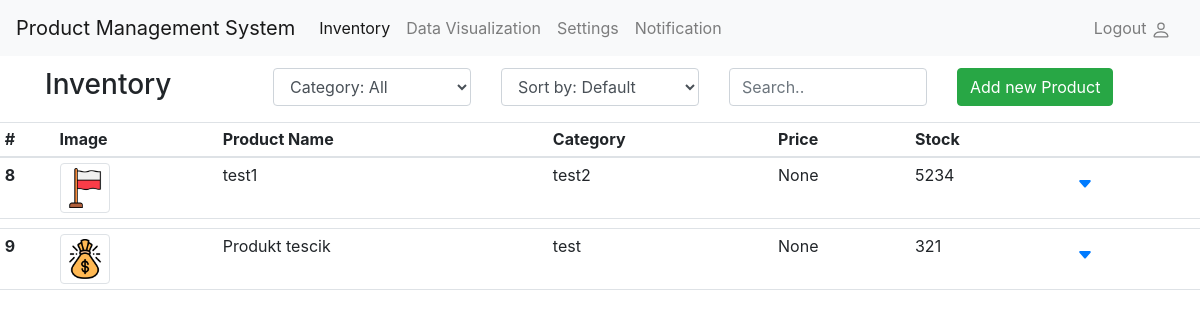
Before: / (signed in) with the older database file.
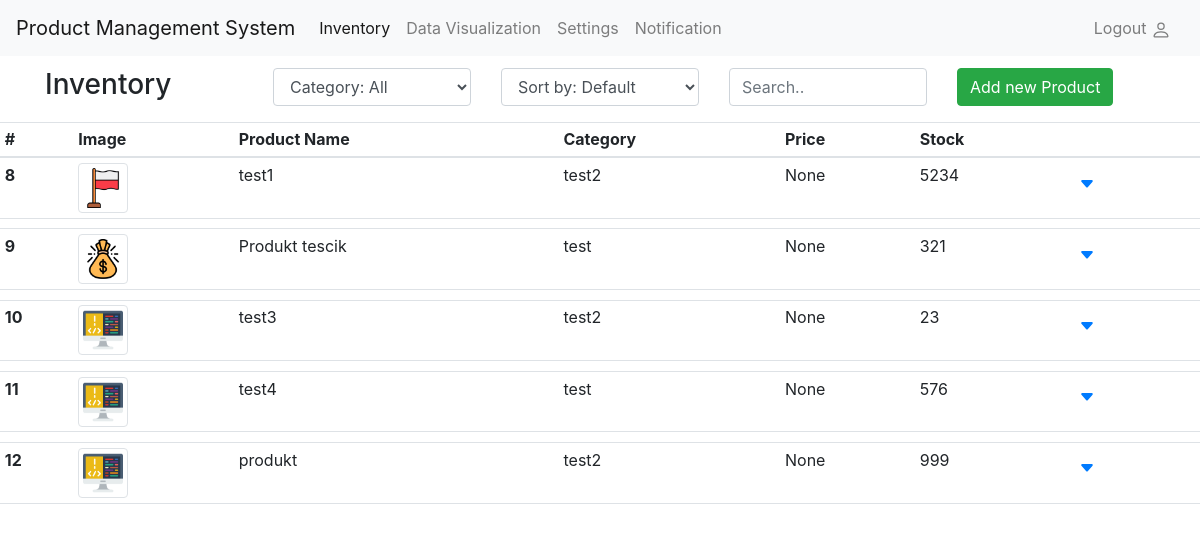
After: the same page with the newer database file.
### inventory/models.py (models this page shows, shortened)
class Product(models.Model):
    image = models.ImageField()
    name = models.CharField(max_length=50)
    category = models.ForeignKey(Category, on_delete=models.CASCADE)
    stock = models.IntegerField()
    selling_price = models.FloatField(blank=True, null=True)
    created_at = models.DateTimeField(auto_now_add=True)
    last_modified_at = models.DateTimeField(auto_now=True)
    sku = models.CharField(max_length=50, blank=True, null=True)
    barcode = models.IntegerField(blank=True, null=True)
    brand = models.CharField(max_length=50, blank=True, null=True)
    tags = models.ManyToManyField(Tag, blank=True, null=True)
    exp_date= models.DateField(auto_now=False, blank=True, null=True)
    manufacturing_price = models.FloatField(blank=True, null=True)

class Category(models.Model):
    name = models.CharField(max_length=30)
    usage_count = models.PositiveIntegerField(default=0)
    def __str__(self):
        return self.name

### inventory/views.py (the view)
# urls.py: path("", views.home_page, name="home"),
@login_required(login_url="login")
def home_page(request):
    products = Product.objects.all()
    categories = Category.objects.all()
    contex={"products":products, "categories":categories, "forms":getForms(products)}
    return render(request, "inventory/list.html", contex)

### inventory/models.py (called while the page is built)
    def __str__(self):
        return self.name

### inventory/views.py (called while the page is built)
def getForms(products):
    forms = {}
    for product in products:
        form = ProductForm(instance=product)
        forms[product.pk] = form
    return forms

### inventory/templates/inventory/list.html (shortened to what this page needs)
{% extends "inventory/base.html" %}
{% block content %}
<div class="container" style="margin-top: 1%; margin-bottom: 1%;">
    <div class="row justify-content-start">
      <div class="col">
        <h3>Inventory</h3>
      </div>
      <div class="col">
        <select id="filterCategory" class="form-control">
            <option selected value="all">Category: All</option>
          </select>
      </div>
      <div class="col">
        <select id="sortBy" class="form-control">
            <option value="default" selected>Sort by: Default</option>
          </select>
      </div>
      <div class="col">
        <input class="form-control" id="myInput" type="text" placeholder="Search..">
      </div>
      <div class="col">
        <a href="{% url 'add_product' %}"><button type="button" class="btn btn-success">Add new Product</button></a>
    </div>
    </div>
</div>
<div class="table-responsive">
    <table class="table table-sm">
        <thead>
            <tr>
                <th scope="col">#</th>
                <th scope="col">Image</th>
                <th scope="col">Product Name</th>
                <th scope="col">Category</th>
                <th scope="col">Price</th>
                <th scope="col">Stock</th>
                <th scope="col"></th>
            </tr>
        </thead>
        <tbody >
            {% for product in products %}
                <tr>
                    <th scope="row">{{ product.id }}</th>
                    <td><img src="{{ product.image.url }}" alt="Product Image" class="img-thumbnail" style="max-width: 50px;"></td>
                    <td>{{ product.name }}</td>
                    <td>{{ product.category }}</td>
                    <td>{{ product.selling_price }}</td>
                    <td>{{ product.stock }}</td>
                    <td>
                        <button class="btn btn-link" data-toggle="collapse" data-target="#collapse{{ product.id }}" aria-expanded="false" aria-controls="collapse{{ product.id }}">
                            <svg xmlns="http://www.w3.org/2000/svg" width="16" height="16" fill="currentColor" class="bi bi-caret-down-fill" viewBox="0 0 16 16">
                                <path d="M7.247 11.14 2.451 5.658C1.885 5.013 2.345 4 3.204 4h9.592a1 1 0 0 1 .753 1.659l-4.796 5.48a1 1 0 0 1-1.506 0z" />
                            </svg>
                        </button>
                    </td>
                </tr>
                <tr>
                    <td colspan="7" >
                    </td>
                </tr>
            {% endfor %}
        </tbody>
    </table>
</div>
{% endblock content %}

### inventory/templates/inventory/base.html (shortened to what this page needs)
<!DOCTYPE html>
<html lang="en">
<head>
    <link href="https://maxcdn.bootstrapcdn.com/bootstrap/4.5.2/css/bootstrap.min.css" rel="stylesheet">
</head>
<body>
    {% include "inventory/navbar.html" %}
    {% block content %}{% endblock %}
</body>
</html>

### inventory/templates/inventory/navbar.html (shortened to what this page needs)
<nav class="navbar navbar-expand-lg navbar-light bg-light">
    <a class="navbar-brand" href="{% url 'home' %}">Product Management System</a>
    <div class="collapse navbar-collapse justify-content-between" id="navbarSupportedContent">
        <ul class="navbar-nav">
            <li class="nav-item active">
                <a class="nav-link" href="{% url 'home' %}">Inventory <span class="sr-only">(current)</span></a>
            </li>
            <li class="nav-item">
                <a class="nav-link" href="#">Data Visualization</a>
            </li>
            <li class="nav-item">
                <a class="nav-link" href="#">Settings</a>
            </li>
            <li class="nav-item">
                <a class="nav-link" href="#">Notification</a>
            </li>
        </ul>
        <ul class="navbar-nav">
        <li class="nav-item">
            {% if user.is_authenticated %}
                <a class="nav-link" href="{% url 'logout' %}">Logout
            {% else %}
                <a class="nav-link" href="{% url 'login' %}">Login
            {% endif %}
            </a>
        </li>
        </ul>
    </div>
    </nav>

Changed rows visible on the page:
added Product: id "10", image (picture), name "test3", category "test2", selling_price "None", stock "23"
added Product: id "11", image (picture), name "test4", category "test", selling_price "None", stock "576"
added Product: id "12", image (picture), name "produkt", category "test2", selling_price "None", stock "999"
